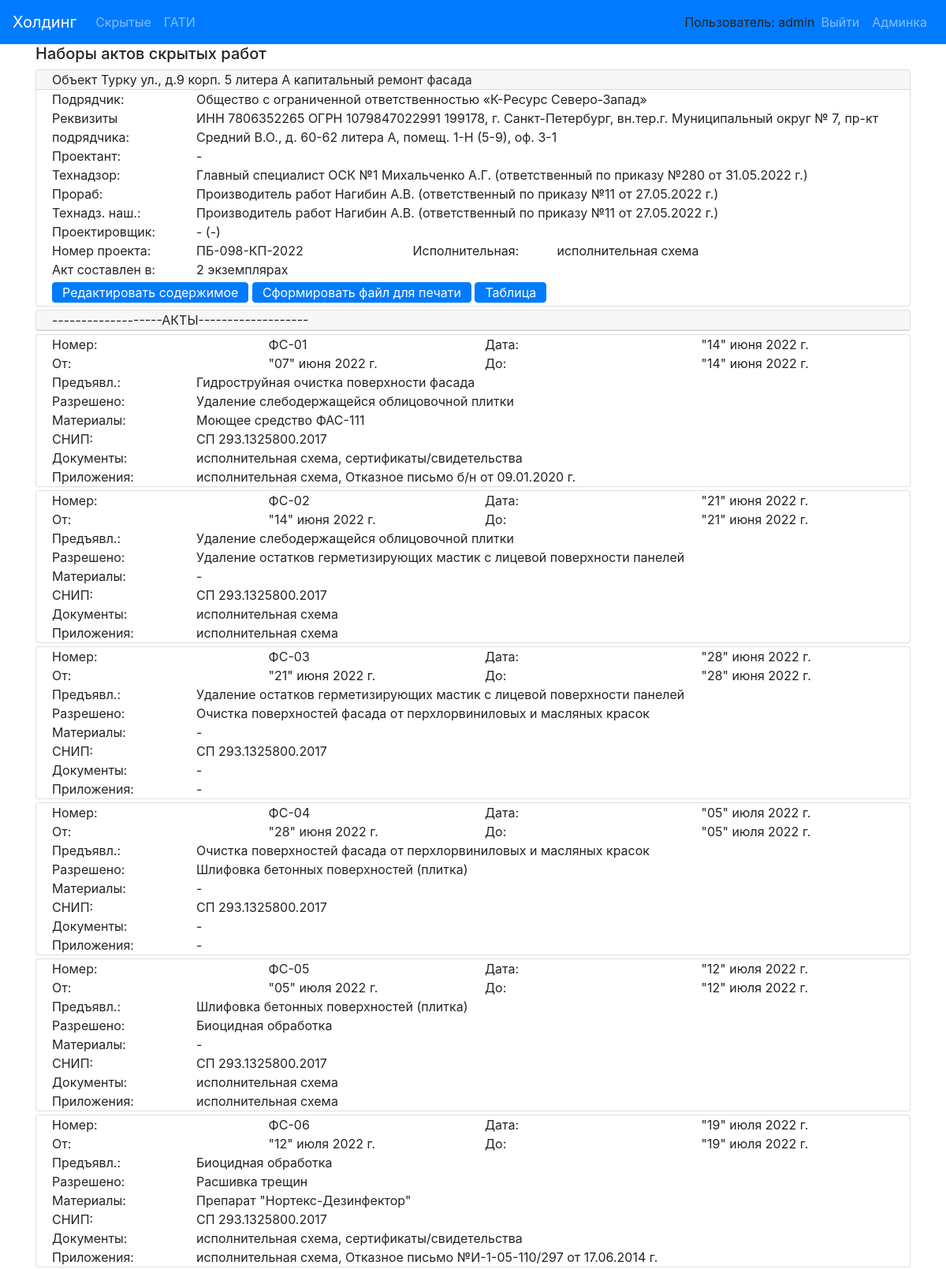
The app's page /actbase/see-247/ (signed in, upper part) with its own data.
### hiddenactsbase/models.py (models this page shows, shortened)
class ObjectActs(models.Model):
    create_date = models.DateField(blank=False, default=date(2019, 12, 6))
    address = models.CharField(max_length=500, verbose_name='Адрес', blank=False)
    system_type = models.CharField(max_length=500, verbose_name='тип')
    designer = models.CharField(max_length=500, verbose_name='Проектант')
    contractor = models.CharField(max_length=500, verbose_name='Подрядчик',
                                  default='Общество с ограниченной ответственностью «Интера».')
    contractor_requisite = models.CharField(max_length=500, verbose_name='Реквизиты подрядчика',
                                            default='Свидетельство о государственной регистрации серия 78' +
                                                    '№007274277 от  02.09.2009, ОГРН 1097847236783, ' +
                                                    'ИНН 7805498649, 198188, г. Санкт-Петербург,' +
                                                    ' ул. Возрождения, д.20, литер А, тел. 242-78-10.')
    supervisor_engineer = models.CharField(max_length=200, verbose_name='Технадзор')
    contractor_engineer = models.CharField(max_length=200, verbose_name='Прораб')
    contractor_supervisor = models.CharField(max_length=200, verbose_name='Технадзор наш', blank=True)
    designer_engineer = models.CharField(max_length=200, verbose_name='Проектировщик', blank=True)
    project_number = models.CharField(max_length=100, verbose_name='Ном. проекта')
    exec_documents = models.CharField(max_length=500, verbose_name='Исполн.')
    supervisor_engineer_decree = models.CharField(max_length=200, verbose_name='Приказ технадзора')
    contractor_engineer_decree = models.CharField(max_length=200, verbose_name='Приказ прораба')
    contractor_supervisor_decree = models.CharField(max_length=200, verbose_name='Приказ технадз. наш', blank=True)
    designer_engineer_decree = models.CharField(max_length=200, verbose_name='Приказ проектировщика', blank=True)
    acts_instance_num = models.CharField(max_length=100, verbose_name='Кол-во экземпляров', blank=True)
    acts = models.ManyToManyField('HiddenActIS', blank=True, related_name='object_acts')
    is_washing_purging_act = models.BooleanField(default=False, verbose_name='Продувка')
    w_p_act_number = models.CharField(max_length=20, verbose_name='Номер', blank=True)
    w_p_act_date = models.CharField(max_length=50, verbose_name='Дата', default='"15" июня 2022 г.')
    is_washing_disinfection_act = models.BooleanField(default=False, verbose_name='Дезинфекция')
    w_d_act_number = models.CharField(max_length=20, verbose_name='Номер', blank=True)
    w_d_act_date = models.CharField(max_length=50, verbose_name='Дата', default='"15" июня 2022 г.')
    w_d_disinfection_protocol_1 = models.CharField(
        max_length=200, verbose_name='Анализ воды 1', default='А0806/64 от 15.06.2022 г.'
    )
    w_d_disinfection_protocol_2 = models.CharField(
        max_length=200, verbose_name='Анализ воды 2', default='4465/2022 от 10.06.2022 г.'
    )
    is_hydraulic_testing_act = models.BooleanField(default=False, verbose_name='Гидравлика')
    h_act_number = models.CharField(max_length=20, verbose_name='Номер', blank=True)
    h_act_date = models.CharField(max_length=50, verbose_name='Дата', default='"15" июня 2022 г.')
    is_sewer_testing_act = models.BooleanField(default=False, verbose_name='Испыт. канализации')
    s_t_act_number = models.CharField(max_length=20, verbose_name='Номер', blank=True)
    s_t_act_date = models.CharField(max_length=50, verbose_name='Дата', default='"15" июня 2022 г.')
    class Meta:
        verbose_name = 'Объект'
        verbose_name_plural = 'Объекты'
    def get_edit_url(self):
        return reverse('object_edit_url', kwargs={'pk': self.pk})

class HiddenActIS(models.Model):
    act_number = models.CharField(max_length=20, verbose_name='Ном. Акта', blank=True)
    act_date = models.CharField(max_length=50, verbose_name='Дата Акта')
    presented_work = models.CharField(max_length=500, verbose_name='Предъявл.')
    materials = models.CharField(max_length=500, verbose_name='Материалы')
    permitted_work = models.CharField(max_length=500, verbose_name='Разрешено')
    begin_date = models.CharField(max_length=50, verbose_name='От:')
    end_date = models.CharField(max_length=50, verbose_name='До:')
    work_SNIP = models.CharField(max_length=500, verbose_name='СНИП:', blank=True)
    docs = models.CharField(max_length=500, verbose_name='Предьявлены документы',
                            default='исполнительная схема, сертификаты/свителельства', blank=True)
    annex = models.CharField(max_length=500, verbose_name='Приложения', blank=True)
    class Meta:
        ordering = ['act_number']
        verbose_name = 'Акт скрытых'
        verbose_name_plural = 'Акты скрытых'

### hiddenactsbase/views.py (the view)
# urls.py: path('see-<int:pk>/', ObjectDetail.as_view(), name='object_detail_url'),
class ObjectDetail(LoginRequiredMixin, DetailView):
    login_url = ''
    template_name = 'hiddenactsbase/object_detail.html'
    model = ObjectActs
    context_object_name = 'my_obj'

### hiddenactsbase/templates/hiddenactsbase/object_detail.html (shortened to what this page needs)
{% extends 'base.html'%}
{% block mycontent %}
    <div class="container">
        <h5>Наборы актов скрытых работ</h5>
    </div>
    <div class="container">
        <div class="card mb-1">
            <div class="card-header py-0">Объект {{ my_obj.address }} капитальный ремонт {{ my_obj.system_type }}</div>
            <div class="card-body py-0">
                <div class="card-text">
                    <div class="row">
                        <div class="col-md-2">Подрядчик:</div>
                        <div class="col-md-10">{{ my_obj.contractor }}</div>
                    </div>
                    <div class="row">
                        <div class="col-md-2">Реквизиты подрядчика:</div>
                        <div class="col-md-10">{{ my_obj.contractor_requisite }}</div>
                    </div>
                    <div class="row">
                        <div class="col-md-2">Проектант:</div>
                        <div class="col-md-10">{{ my_obj.designer }}</div>
                    </div>
                    <div class="row">
                        <div class="col-md-2">Технадзор:</div>
                        <div class="col-md-10">{{ my_obj.supervisor_engineer }} ({{ my_obj.supervisor_engineer_decree }})</div>
                    </div>
                    <div class="row">
                        <div class="col-md-2">Прораб:</div>
                        <div class="col-md-10">{{ my_obj.contractor_engineer }} ({{ my_obj.contractor_engineer_decree }})</div>
                    </div>
                    <div class="row">
                        <div class="col-md-2">Технадз. наш.:</div>
                        <div class="col-md-10">{{ my_obj.contractor_supervisor }} ({{ my_obj.contractor_supervisor_decree }})</div>
                    </div>
                    <div class="row">
                        <div class="col-md-2">Проектировщик:</div>
                        <div class="col-md-10">{{ my_obj.designer_engineer }} ({{ my_obj.designer_engineer_decree }})</div>
                    </div>
                    <div class="row">
                        <div class="col-md-2">Номер проекта:</div>
                        <div class="col-md-3">{{ my_obj.project_number }}</div>
                        <div class="col-md-2">Исполнительная:</div>
                        <div class="col-md-5">{{ my_obj.exec_documents }}</div>
                    </div>
                    <div class="row">
                        <div class="col-md-2">Акт составлен в:</div>
                        <div class="col-md-3">{{ my_obj.acts_instance_num }}</div>
                    </div>
                    <a href="{{ my_obj.get_edit_url }}" class="btn btn-primary my-1 py-0">Редактировать содержимое</a>
                    <a href="{% url 'make_word_file' my_obj.pk %}" class="btn btn-primary my-1 py-0">Сформировать файл для печати</a>
                    <a href="{% url 'object_table_url' my_obj.pk %}" class="btn btn-primary my-1 py-0">Таблица</a>
                </div>
            </div>
        </div>
        <div class="card mb-1">
            <div class="card-header py-0">-------------------АКТЫ-------------------</div>
        </div>
        {% for act in my_obj.acts.all %}
            <div class="card mb-1">
                <div class="card-body py-0">
                    <div class="card-text">
                        <div class="row">
                            <div class="col-md-3">Номер:</div>
                            <div class="col-md-3">{{ act.act_number }}</div>
                            <div class="col-md-3">Дата:</div>
                            <div class="col-md-3">{{ act.act_date }}</div>
                        </div>
                        <div class="row">
                            <div class="col-md-3">От:</div>
                            <div class="col-md-3">{{ act.begin_date }}</div>
                            <div class="col-md-3">До:</div>
                            <div class="col-md-3">{{ act.end_date }}</div>
                        </div>
                        <div class="row">
                            <div class="col-md-2">Предъявл.:</div>
                            <div class="col-md-10">{{ act.presented_work }}</div>
                        </div>
                        <div class="row">
                            <div class="col-md-2">Разрешено:</div>
                            <div class="col-md-10">{{ act.permitted_work }}</div>
                        </div>
                        <div class="row">
                            <div class="col-md-2">Материалы:</div>
                            <div class="col-md-10">{{ act.materials }}</div>
                        </div>
                        <div class="row">
                            <div class="col-md-2">СНИП:</div>
                            <div class="col-md-10">{{ act.work_SNIP }}</div>
                        </div>
                        <div class="row">
                            <div class="col-md-2">Документы:</div>
                            <div class="col-md-10">{{ act.docs }}</div>
                        </div>
                        <div class="row">
                            <div class="col-md-2">Приложения:</div>
                            <div class="col-md-10">{{ act.annex }}</div>
                        </div>
                    </div>
                </div>
            </div>
        {% endfor %}
    </div>
{% endblock %}

### templates/base.html (shortened to what this page needs)
<!DOCTYPE html>
{% load static %}
<head>
    <link rel="stylesheet" href="{% static 'css/bootstrap.min.css' %}" >
    <link rel="stylesheet" href="{% static 'css/style.css' %}">
    <lang="ru-RU">
</head>
<body>
    <nav class="navbar navbar-expand-lg navbar-dark bg-primary">
        <a class="navbar-brand" href="/">Холдинг</a>
        <div class="collapse navbar-collapse" id="navbarSupportedContent">
            <div class="navbar-nav mr-auto">
                <a class="nav-item nav-link " href="{% url 'objects_list_url' %}">Скрытые</a>
                <a class="nav-item nav-link " href="{% url 'gati_order_list_url' %}">ГАТИ</a>
            </div>
            <div class="navbar-nav navbar-right">
                {% if user.is_authenticated %}
                    <a class="navbar-text">Пользователь: {{ user.get_username }} </a>
                    <a class="nav-item nav-link" href="/accounts/logout">Выйти</a>
                {% else %}
                    <a class="nav-item nav-link" href="/accounts/login">Войти</a>
                {% endif %}
                <a class="nav-item nav-link" href="/admin">Админка</a>
            </div>
        </div>
    </nav>
    {% block mycontent %}
    {% endblock %}
</body>
</html>

### records on screen
ObjectActs: address "Турку ул., д.9 корп. 5 литера А", system_type "фасада", contractor "Общество с ограниченной ответственностью «К-Ресурс Северо-Запад»", contractor_requisite "ИНН 7806352265 ОГРН 1079847022991 199178, г. Санкт-Петербург, вн.тер.г. Муниципальный округ № 7, пр-кт Средний В.О., д. 60-62 литера А, помещ. 1-Н (5-9), оф. 3-1", designer "-", supervisor_engineer "Главный специалист ОСК №1 Михальченко А.Г.", supervisor_engineer_decree "ответственный по приказу №280 от 31.05.2022 г.", contractor_engineer "Производитель работ Нагибин А.В.", contractor_engineer_decree "ответственный по приказу №11 от 27.05.2022 г.", contractor_supervisor "Производитель работ Нагибин А.В.", contractor_supervisor_decree "ответственный по приказу №11 от 27.05.2022 г.", designer_engineer "-", designer_engineer_decree "-", project_number "ПБ-098-КП-2022", exec_documents "исполнительная схема", acts_instance_num "2 экземплярах"
HiddenActIS: act_number "ФС-01", act_date "\"14\" июня 2022 г.", begin_date "\"07\" июня 2022 г.", end_date "\"14\" июня 2022 г.", presented_work "Гидроструйная очистка поверхности фасада", permitted_work "Удаление слебодержащейся облицовочной плитки", materials "Моющее средство ФАС-111", work_SNIP "СП 293.1325800.2017", docs "исполнительная схема, сертификаты/свидетельства", annex "исполнительная схема, Отказное письмо б/н от 09.01.2020 г."
HiddenActIS: act_number "ФС-02", act_date "\"21\" июня 2022 г.", begin_date "\"14\" июня 2022 г.", end_date "\"21\" июня 2022 г.", presented_work "Удаление слебодержащейся облицовочной плитки", permitted_work "Удаление остатков герметизирующих мастик с лицевой поверхности панелей", materials "-", work_SNIP "СП 293.1325800.2017", docs "исполнительная схема", annex "исполнительная схема"
HiddenActIS: act_number "ФС-03", act_date "\"28\" июня 2022 г.", begin_date "\"21\" июня 2022 г.", end_date "\"28\" июня 2022 г.", presented_work "Удаление остатков герметизирующих мастик с лицевой поверхности панелей", permitted_work "Очистка поверхностей фасада от перхлорвиниловых и масляных красок", materials "-", work_SNIP "СП 293.1325800.2017", docs "-", annex "-"
HiddenActIS: act_number "ФС-04", act_date "\"05\" июля 2022 г.", begin_date "\"28\" июня 2022 г.", end_date "\"05\" июля 2022 г.", presented_work "Очистка поверхностей фасада от перхлорвиниловых и масляных красок", permitted_work "Шлифовка бетонных поверхностей (плитка)", materials "-", work_SNIP "СП 293.1325800.2017", docs "-", annex "-"
HiddenActIS: act_number "ФС-05", act_date "\"12\" июля 2022 г.", begin_date "\"05\" июля 2022 г.", end_date "\"12\" июля 2022 г.", presented_work "Шлифовка бетонных поверхностей (плитка)", permitted_work "Биоцидная обработка", materials "-", work_SNIP "СП 293.1325800.2017", docs "исполнительная схема", annex "исполнительная схема"
HiddenActIS: act_number "ФС-06", act_date "\"19\" июля 2022 г.", begin_date "\"12\" июля 2022 г.", end_date "\"19\" июля 2022 г.", presented_work "Биоцидная обработка", permitted_work "Расшивка трещин", materials "Препарат \"Нортекс-Дезинфектор\"", work_SNIP "СП 293.1325800.2017", docs "исполнительная схема, сертификаты/свидетельства", annex "исполнительная схема, Отказное письмо №И-1-05-110/297 от 17.06.2014 г."

### other values on screen
{{ user.get_username }} "admin"
